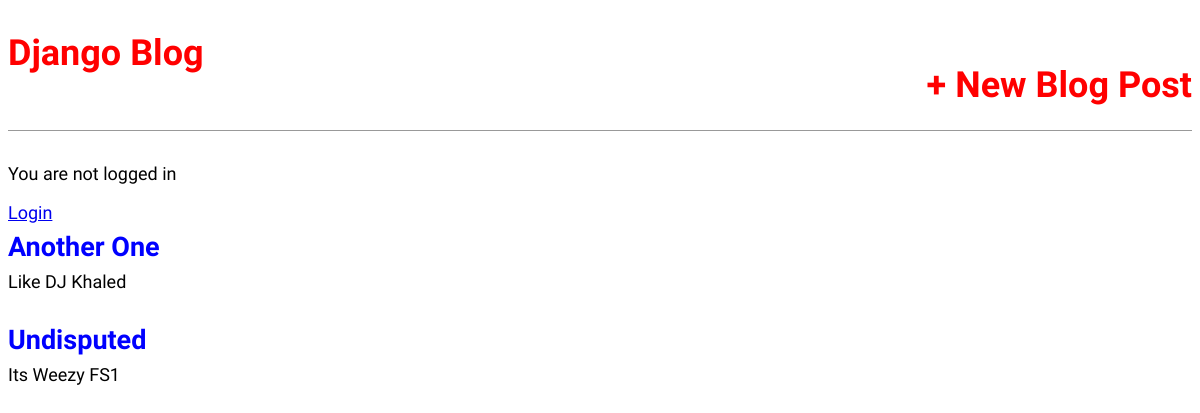
The page / on the database its author committed.
### blog/models.py (models this page shows, shortened)
class BlogPost(models.Model):
    title = models.CharField(max_length=200)
    author = models.ForeignKey(
        'auth.User',
        on_delete=models.CASCADE
    )
    body = models.TextField()

### blog/views.py (the view)
# urls.py: path('', BlogListView.as_view(), name="home")
class BlogListView(ListView):
    model = BlogPost
    template_name = 'blog_posts.html'
    context_object_name = 'blog_post_list'

### templates/blog_posts.html
{% extends "base.html" %} {% block content%} {% for item in blog_post_list%}
<div class="post-entry">
  <h2><a href="{% url 'blog_details' item.pk %}">{{item.title}}</a></h2>
  <p>{{item.body}}</p>
</div>
{% endfor %} {% endblock content%}

### static/css/base.css (style rules this page uses)
body { font-family: "Source Sans Pro", sans-serif; font-size: 18px; }
.post-entry { margin-bottom: 2rem; }
.post-entry h2 { margin: 0.5rem 0; }
.post-entry h2 a, .post-entry h2 a:visited { color: blue; text-decoration: none; }
.post-entry p { margin: 0; font-weight: 400; }

### rows shown on the page
BlogPost: title "Another One", body "Like DJ Khaled"
BlogPost: title "Undisputed", body "Its Weezy FS1"
